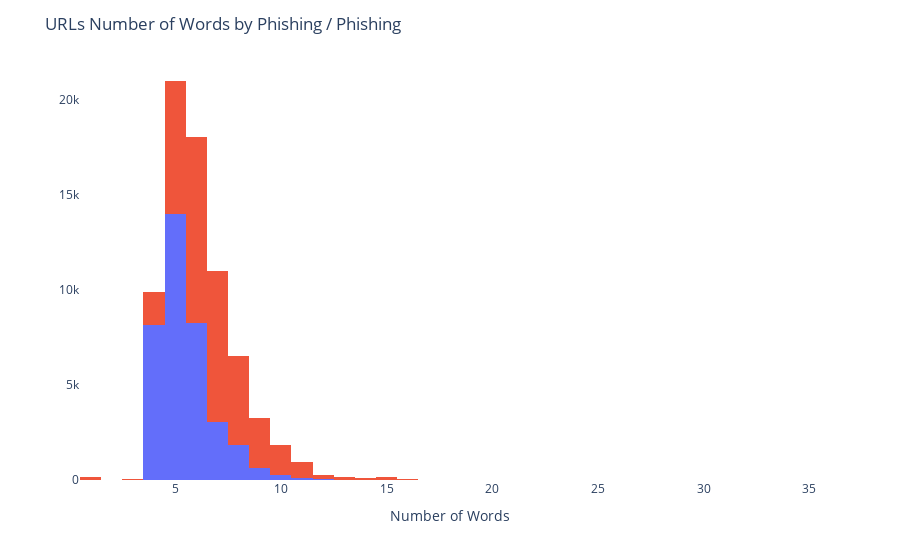

The notebook cell this image was saved under:
### Code cell
fig = px.histogram(df, x="num_words", color="is_phishing")
fig.update_layout(title= "URLs Number of Words by Phishing / Phishing", xaxis_title="Number of Words", yaxis_title="", plot_bgcolor="#fff", showlegend=False)
fig.show()

### Figure 1 — Plotly figure (JSON) as saved in the notebook; plotly's stock layout.template omitted (floating-point values rounded to 4 significant figures; data arrays with more than 128 entries replaced by an {"elided": "..."} marker saying what was removed)
{"data": [{"alignmentgroup": "True", "bingroup": "x", "hovertemplate": "is_phishing=no<br>num_words=%{x}<br>count=%{y}<extra></extra>", "legendgroup": "no", "marker": {"color": "#636efa", "pattern": {"shape": ""}}, "name": "no", "offsetgroup": "no", "orientation": "v", "showlegend": true, "type": "histogram", "x": {"elided": "36400 int values"}, "xaxis": "x", "yaxis": "y"}, {"alignmentgroup": "True", "bingroup": "x", "hovertemplate": "is_phishing=yes<br>num_words=%{x}<br>count=%{y}<extra></extra>", "legendgroup": "yes", "marker": {"color": "#EF553B", "pattern": {"shape": ""}}, "name": "yes", "offsetgroup": "yes", "orientation": "v", "showlegend": true, "type": "histogram", "x": {"elided": "37175 int values"}, "xaxis": "x", "yaxis": "y"}], "layout": {"barmode": "relative", "legend": {"title": {"text": "is_phishing"}, "tracegroupgap": 0}, "margin": {"t": 60}, "plot_bgcolor": "#fff", "showlegend": false, "title": {"text": "URLs Number of Words by Phishing / Phishing"}, "xaxis": {"anchor": "y", "domain": [0, 1], "title": {"text": "Number of Words"}}, "yaxis": {"anchor": "x", "domain": [0, 1], "title": {"text": ""}}}}
